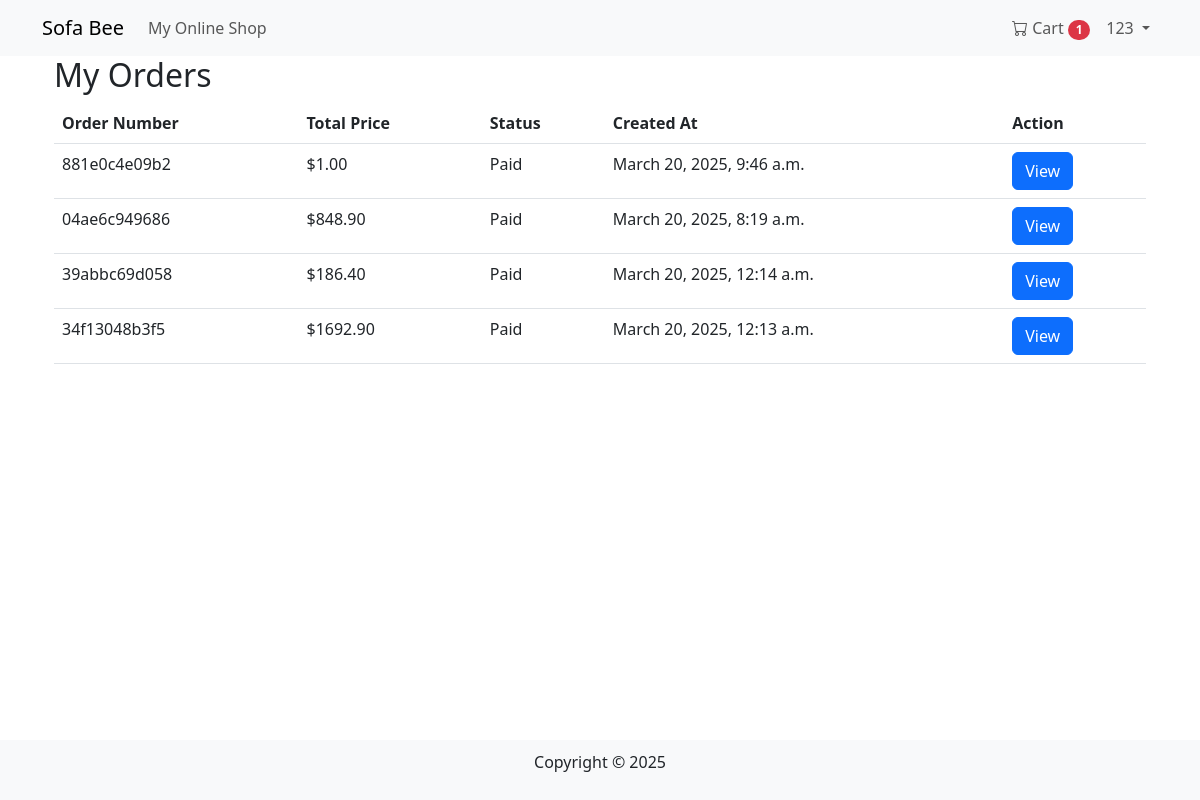
Screenshot of /orders/ (signed in) with the database file from the repository.
### orders/models.py (models this page shows, shortened)
class Order(models.Model):
    STATUS_CHOICES = [
        ('pending', 'Pending Payment'),
        ('paid', 'Paid'),
        ('shipped', 'Shipped'),
        ('completed', 'Completed'),
    ]
    PAYMENT_CHOICES = [
        ('credit_card', 'Credit Card'),
        ('paypal', 'PayPal'),
        ('wechat', 'WeChat Pay'),
        ('alipay', 'Alipay'),
        ('cash', 'Cash on Delivery'),
    ]
    user = models.ForeignKey(User, on_delete=models.CASCADE, related_name='orders')
    order_number = models.CharField(max_length=20, unique=True)
    total_price = models.DecimalField(max_digits=10, decimal_places=2)
    paid_at = models.DateTimeField(null=True, blank=True)  # Record payment time
    status = models.CharField(max_length=10, choices=STATUS_CHOICES, default='pending')
    payment_method = models.CharField(max_length=20, choices=PAYMENT_CHOICES, default='credit_card')
    shipping_address = models.TextField(null=True, blank=True)
    created_at = models.DateTimeField(auto_now_add=True)

### orders/views.py (the view)
# urls.py: path('', views.order_list, name='order_list'),
@login_required
def order_list(request):
    orders = Order.objects.filter(user=request.user).order_by('-created_at')
    return render(request, 'orders/order_list.html', {'orders': orders})

### cart/context_processors.py (called while the page is built)
def cart_processor(request):
    cart = None
    cart_total_items = 0
    if request.user.is_authenticated:
        try:
            cart = Cart.objects.get(user=request.user)
            cart_total_items = cart.items.count()
        except Cart.DoesNotExist:
            pass
    return {
        'cart': cart,
        'cart_total_items': cart_total_items
    }

### orders/templates/orders/order_list.html
{% extends "base.html" %}
{% block content %}
<div class="container">
    <h2>My Orders</h2>
    <table class="table">
        <thead>
            <tr>
                <th>Order Number</th>
                <th>Total Price</th>
                <th>Status</th>
                <th>Created At</th>
                <th>Action</th>
            </tr>
        </thead>
        <tbody>
            {% for order in orders %}
            <tr>
                <td>{{ order.order_number }}</td>
                <td>${{ order.total_price }}</td>
                <td>{{ order.get_status_display }}</td>
                <td>{{ order.created_at }}</td>
                <td><a href="{% url 'orders:order_detail' order.id %}" class="btn btn-primary">View</a></td>
            </tr>
            {% empty %}
            <tr><td colspan="5">No orders found.</td></tr>
            {% endfor %}
        </tbody>
    </table>
</div>
{% endblock %}

### products/templates/base.html (shortened to what this page needs)
<!DOCTYPE html>
<html lang="en">
<head>
    <link rel="stylesheet" href="https://cdn.jsdelivr.net/npm/bootstrap@5.3.0/dist/css/bootstrap.min.css">
    <link rel="stylesheet" href="https://cdn.jsdelivr.net/npm/bootstrap-icons@1.11.1/font/bootstrap-icons.css">
</head>
<body>
    <nav class="navbar navbar-expand-lg navbar-light bg-light">
        <div class="container">
            <a class="navbar-brand" href="{% url 'products:product_list' %}">Sofa Bee</a>
            <div class="collapse navbar-collapse" id="navbarNav">
                <ul class="navbar-nav me-auto">
                    <li class="nav-item"><a class="nav-link" href="{% url 'products:product_list' %}">My Online Shop</a></li>
                </ul>
                <ul class="navbar-nav">
                    {% if user.is_authenticated %}
                        <li class="nav-item">
                            <a class="nav-link" href="{% url 'cart:cart_detail' %}">
                                <i class="bi bi-cart"></i> Cart
                                {% if cart_total_items > 0 %}
                                    <span class="badge bg-danger rounded-pill">{{ cart_total_items }}</span>
                                {% endif %}
                            </a>
                        </li>
                        <li class="nav-item dropdown">
                            <a class="nav-link dropdown-toggle" href="#" id="userDropdown" role="button"
                              data-bs-toggle="dropdown" aria-expanded="false">
                                {{ user.username }}
                            </a>
                        </li>
                    {% else %}
                        <li class="nav-item"><a class="btn btn-primary" href="{% url 'users:login' %}">Log In</a></li>
                    {% endif %}
                </ul>
            </div>
        </div>
    </nav>
    <div class="container content">
        {% block content %}{% endblock %}
    </div>
    <footer>
        <p>Copyright © 2025</p>
    </footer>
</body>
</html>

### products/templates/base.html (style rules this page uses)
body { display: flex; flex-direction: column; min-height: 100vh; }
.content { flex: 1; }
footer { text-align: center; padding: 10px 0; background-color: #f8f9fa; }

### rows the page displays
Order: order_number "881e0c4e09b2", total_price "1.00", status "Paid", created_at "March 20, 2025, 9:46 a.m."
Order: order_number "04ae6c949686", total_price "848.90", status "Paid", created_at "March 20, 2025, 8:19 a.m."
Order: order_number "39abbc69d058", total_price "186.40", status "Paid", created_at "March 20, 2025, 12:14 a.m."
Order: order_number "34f13048b3f5", total_price "1692.90", status "Paid", created_at "March 20, 2025, 12:13 a.m."

### other values shown
{{ cart_total_items }} "1"
{{ user.username }} "123"
